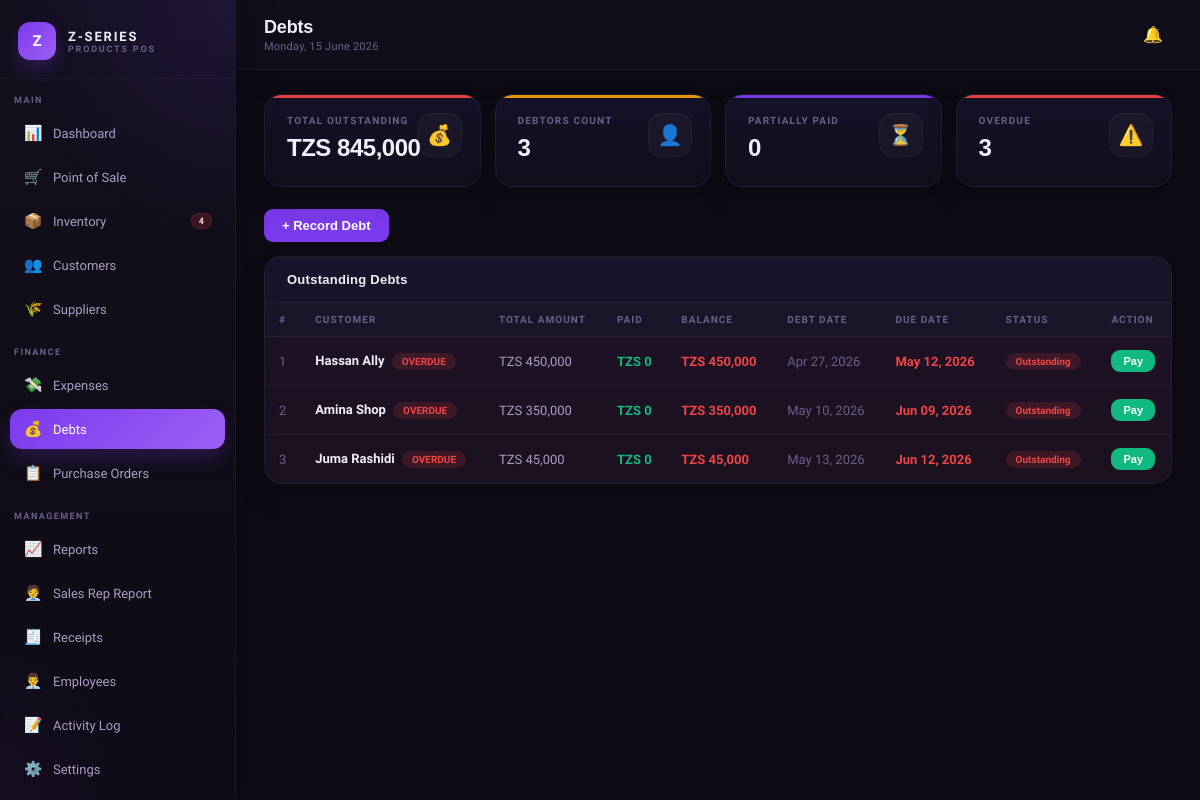
Page /debts.php (signed in) on the committed database.
### tables this page shows
CREATE TABLE debts (
  id INT AUTO_INCREMENT PRIMARY KEY,
  customer_id INT,
  customer_name VARCHAR(150),
  sale_id INT,
  amount DECIMAL(12,2) NOT NULL,
  amount_paid DECIMAL(12,2) DEFAULT 0,
  balance DECIMAL(12,2),
  description TEXT,
  debt_date DATE,
  due_date DATE,
  status ENUM('outstanding','partial','cleared') DEFAULT 'outstanding',
  created_at TIMESTAMP DEFAULT CURRENT_TIMESTAMP,
  FOREIGN KEY (customer_id) REFERENCES customers(id),
  FOREIGN KEY (sale_id) REFERENCES sales(id)
);

### config.php (called while the page is built, shortened)
<?php
function tzs($amount) {
    return 'TZS ' . number_format($amount, 0, '.', ',');
}
?>

### debts.php (the view, shortened to what this page needs)
<?php
require_once 'includes/header.php';
$debts = $conn->query("SELECT * FROM debts WHERE status != 'cleared' ORDER BY debt_date ASC");
$stats = $conn->query("SELECT COALESCE(SUM(balance),0) as total, COUNT(*) as count, SUM(status='partial') as partial, SUM(DATEDIFF(CURDATE(),due_date)>0 AND status!='cleared') as overdue FROM debts WHERE status != 'cleared'")->fetch_assoc();
?>
<div class="stats-grid">
  <div class="stat-card red"><div class="stat-label">Total Outstanding</div><div class="stat-value"><?=tzs($stats['total'])?></div><div class="stat-icon">💰</div></div>
  <div class="stat-card amber"><div class="stat-label">Debtors Count</div><div class="stat-value"><?=$stats['count']?></div><div class="stat-icon">👤</div></div>
  <div class="stat-card purple"><div class="stat-label">Partially Paid</div><div class="stat-value"><?=$stats['partial']?></div><div class="stat-icon">⏳</div></div>
  <div class="stat-card red"><div class="stat-label">Overdue</div><div class="stat-value"><?=$stats['overdue']?></div><div class="stat-icon">⚠️</div></div>
</div>
<div style="margin-bottom:14px"><button class="btn btn-primary" onclick="openModal('add-debt-modal')">+ Record Debt</button></div>
<div class="card"><div class="card-header"><span class="card-title">Outstanding Debts</span></div>
<div class="table-wrap"><table><thead><tr><th>#</th><th>Customer</th><th>Total Amount</th><th>Paid</th><th>Balance</th><th>Debt Date</th><th>Due Date</th><th>Status</th><th>Action</th></tr></thead>
<tbody><?php $i=1; while($d=$debts->fetch_assoc()):
$overdue = $d['due_date'] && strtotime($d['due_date']) < time() && $d['status']!=='cleared';
?>
<tr <?=$overdue?'style="background:rgba(239,68,68,0.04)"':''?>>
<td class="text-muted"><?=$i++?></td><td class="td-bold"><?=htmlspecialchars($d['customer_name'])?><?=$overdue?' <span class="badge badge-danger" style="margin-left:4px">OVERDUE</span>':''?></td>
<td><?=tzs($d['amount'])?></td><td class="text-success"><?=tzs($d['amount_paid'])?></td><td class="text-danger"><?=tzs($d['balance'])?></td>
<td class="text-muted"><?=date('M d, Y',strtotime($d['debt_date']))?></td>
<td class="<?=$overdue?'text-danger':''?>"><?=$d['due_date']?date('M d, Y',strtotime($d['due_date'])):'—'?></td>
<td><span class="badge badge-<?=$d['status']==='partial'?'warning':'danger'?>"><?=ucfirst($d['status'])?></span></td>
<td><button class="btn btn-success btn-sm" onclick="payDebt(<?=$d['id']?>,<?=$d['balance']?>,'<?=htmlspecialchars($d['customer_name'])?>',)">Pay</button></td>
</tr>
<?php endwhile; if($debts->num_rows===0):?><tr><td colspan="9" style="text-align:center;padding:30px;color:var(--success)">✅ No outstanding debts!</td></tr><?php endif;?></tbody></table></div></div>
<?php
require_once 'includes/footer.php'; ?>

### css/style.css (style rules this page uses)
* { margin:0;padding:0;box-sizing:border-box }
:root { --bg:#0D0B14;--bg2:#13101E;--bg3:#1A1628;--bg4:#211D35; --purple:#7C3AED;--purple2:#9D5FF5;--purple3:#5B21B6; --purple-glow:rgba(124,58,237,0.15);--purple-light:rgba(124,58,237,0.08); --text:#F1EEF9;--text2:#A89DC4;--text3:#6B5F8A; --border:rgba(124,58,237,0.18);--border2:rgba(255,255,255,0.06); --success:#10B981;--warning:#F59E0B;--danger:#EF4444;--info:#3B82F6; --card-bg:#16122A; }
body { font-family:'Satoshi',sans-serif;background:var(--bg);color:var(--text);min-height:100vh }
.premium-content .stats-grid, .premium-content .grid-2, .premium-content .grid-3-1, .premium-content .card, .premium-content .filter-bar { position:relative;z-index:1 }
.stats-grid { display:grid;grid-template-columns:repeat(4,1fr);gap:14px;margin-bottom:22px }
.stat-card { background:linear-gradient(180deg,rgba(22,18,42,0.96),rgba(17,14,28,0.98));border:1px solid var(--border2);border-radius:18px;padding:20px 22px;position:relative;overflow:hidden;box-shadow:0 14px 30px rgba(0,0,0,0.18) }
.stat-card::before { content:'';position:absolute;top:0;left:0;right:0;height:3px;opacity:0.95 }
.stat-card.purple::before { background:var(--purple) }
.stat-card.amber::before { background:var(--warning) }
.stat-card.red::before { background:var(--danger) }
.stat-label { font-size:10px;font-weight:700;color:var(--text3);text-transform:uppercase;letter-spacing:0.12em;margin-bottom:8px }
.stat-value { font-size:24px;font-weight:800;color:var(--text);font-family:'Syne',sans-serif;margin-bottom:4px;letter-spacing:-0.02em }
.stat-icon { position:absolute;right:18px;top:18px;width:44px;height:44px;border-radius:14px;display:flex;align-items:center;justify-content:center;font-size:20px;opacity:1;background:rgba(255,255,255,0.03);border:1px solid rgba(255,255,255,0.04);box-shadow:inset 0 1px 0 rgba(255,255,255,0.03) }
.card { background:linear-gradient(180deg,rgba(22,18,42,0.96),rgba(19,16,30,0.98));border:1px solid var(--border2);border-radius:18px;overflow:hidden;margin-bottom:16px;box-shadow:0 14px 30px rgba(0,0,0,0.16) }
.card-header { padding:15px 22px;border-bottom:1px solid var(--border2);display:flex;align-items:center;justify-content:space-between;background:rgba(255,255,255,0.01) }
.card-title { font-size:13px;font-weight:800;color:var(--text);font-family:'Syne',sans-serif;letter-spacing:0.02em }
.table-wrap { overflow-x:auto }
table { width:100%;border-collapse:collapse }
th { padding:11px 14px;text-align:left;font-size:10px;font-weight:800;color:var(--text3);text-transform:uppercase;letter-spacing:0.1em;border-bottom:1px solid var(--border2);background:rgba(255,255,255,0.02);white-space:nowrap }
td { padding:13px 14px;font-size:13px;color:var(--text2);border-bottom:1px solid var(--border2);vertical-align:middle }
tr:last-child td { border-bottom:none }
.td-bold { color:var(--text);font-weight:600 }
.badge { padding:3px 10px;border-radius:99px;font-size:10px;font-weight:700;display:inline-block;white-space:nowrap }
.badge-danger { background:rgba(239,68,68,0.15);color:var(--danger) }
.text-success { color:var(--success);font-weight:700 }
.text-danger { color:var(--danger);font-weight:700 }
.text-muted { color:var(--text3) }
.btn { padding:9px 18px;border-radius:9px;border:none;font-size:13px;font-weight:600;cursor:pointer;font-family:'DM Sans',sans-serif;transition:all 0.15s;text-decoration:none;display:inline-flex;align-items:center;gap:6px }
.btn-primary { background:var(--purple);color:white }
.btn-success { background:var(--success);color:white }
.btn-sm { padding:5px 12px;font-size:11px }
.table-wrap td .btn, .table-wrap td form { display:inline-flex;align-items:center }

### rows in the picture
debts: customer_name "Hassan Ally", shows "OVERDUE", amount "TZS 450,000", amount_paid "TZS 0", balance "TZS 450,000", debt_date "Apr 27, 2026", due_date "May 12, 2026", status "Outstanding"
debts: customer_name "Amina Shop", shows "OVERDUE", amount "TZS 350,000", amount_paid "TZS 0", balance "TZS 350,000", debt_date "May 10, 2026", due_date "Jun 09, 2026", status "Outstanding"
debts: customer_name "Juma Rashidi", shows "OVERDUE", amount "TZS 45,000", amount_paid "TZS 0", balance "TZS 45,000", debt_date "May 13, 2026", due_date "Jun 12, 2026", status "Outstanding"

### other values in the picture
$low_stock_count "4"
$page_title "Debts"
tzs($stats['total']) "TZS 845,000"
$stats['count'] "3"
$stats['partial'] "0"
$stats['overdue'] "3"
